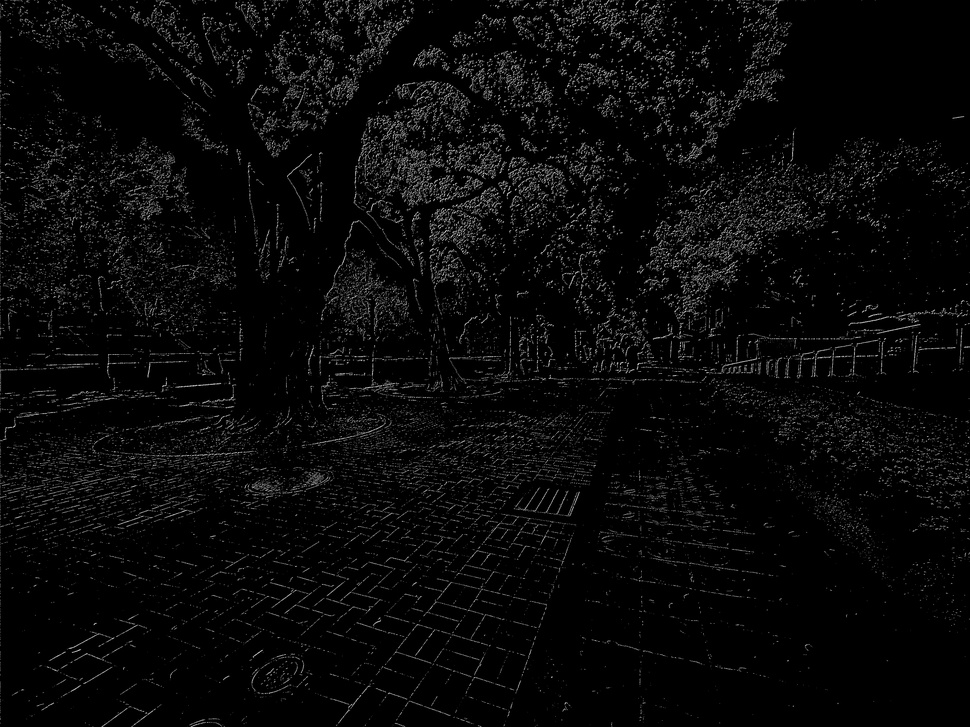
#> input picture D1149576_HW3/thresholding2.jpg, 970 x 727 px, shrunk from 4000 x 3000 before the run, found by its file name
$ python hough.py
#> lines starting #> are read from the running program, lines starting #| are printed output that depends on the picture; after the words box and inside, x2 and y2 are one past the last pixel; in counts of white or black regions, pixels touching at a corner belong together
import cv2 as cv;
import numpy as np;

def con(img,m,n,kernel,bias,padding):
    if(padding==1): #補白邊
        pad = np.zeros((m+(len(kernel[0])-1)*2,n+(len(kernel)-1)),np.uint8);        #創建一個空圖片(黑)

        for j in range(n+(len(kernel)-1)):                                          #填滿白色
            for i in range(m+(len(kernel[0])-1)*2):
                pad[i][j] = 255;

        for j in range(n+(len(kernel)-1)):                                          #將原本的圖片放到中間
            for i in range(m+(len(kernel[0])-1)):
                if((i<len(kernel[0])-1+m and i>=len(kernel[0])-1) and (j<len(kernel)-1+n and j>=len(kernel)-1)):
                    pad[i][j] = img[i-(len(kernel[0])-1)][j-(len(kernel)-1)];
    elif(padding==0):   #補黑邊
        pad = np.zeros((m+(len(kernel[0])-1)*2,n+(len(kernel)-1)),np.uint8);

        for j in range(n+(len(kernel)-1)):                                          #將原本的圖片放到中間
            for i in range(m+(len(kernel[0])-1)):
                if((i<len(kernel[0])-1+m and i>=len(kernel[0])-1) and (j<len(kernel)-1+n and j>=len(kernel)-1)):
                    pad[i][j] = img[i-(len(kernel[0])-1)][j-(len(kernel)-1)];
    else:
        pad = img;  #不補邊

    (x,y) = pad.shape;
    if(padding==1 or padding==0):   #如果有補邊則使用原圖片的長寬作為計算次數
        leng=m;
        wid=n;
    else:                           #若無則計算輸出圖片的大小作為計算次數
        leng=m-len(kernel[0])+1;
        wid=n-len(kernel)+1;

    Out = np.zeros((leng,wid),np.uint8);                                #創建輸出用的圖片
    for w_num in range(wid):                                            #寬的運行次數
        for l_num in range(leng):                                       #長的運行次數
            temp=0;                                                     #記錄點的數值
            for w in range(len(kernel)):                                #kernel的寬
                for l in range(len(kernel[w])):                         #kernel的長
                    temp += int(pad[l+l_num][w+w_num])*kernel[l][w];    #計算
            temp += bias;                                               #最後加上偏差值
            Out[l_num][w_num] = max(0, min(255, temp));                 #將範圍限制到0~255
    return Out;

def pool(img,size,stride,type):
    (x,y) = img.shape;                          #原圖片的長寬
    length = (x-size)//stride+1;                #計算縮小後的圖片長度
    width = (y-size)//stride+1;                 #計算縮小後的圖片寬度
    Out = np.zeros((length, width),np.uint8);   #建立輸出的圖片

    if(type==0):    #average pool
        for w_num in range(width):                                  #寬數量
            for l_num in range(length):                             #長數量
                temp=0;total=0;                                     #temp平均後給Out的值，total為加總
                for w in range(w_num*stride,w_num*stride+size):     #size要得寬度
                    for l in range(l_num*stride,l_num*stride+size): #size要的長度
                        if(w<y and l<x):                            #避免超出範圍
                            total += int(img[l][w]);                #加總
                temp = total//(size*size);                          #平均
                Out[l_num][w_num] = max(0, min(255, temp));         #將範圍限制到0~255
    else:   #max pool
        for w_num in range(width):
            for l_num in range(length):
                Fmax=0;
                for w in range(w_num*stride,w_num*stride+size):
                    for l in range(l_num*stride,l_num*stride+size):
                        if(Fmax<img[l][w] and w<y and l<x):
                            Fmax = img[l][w];
                Out[l_num][w_num] = max(0, min(255, Fmax));
    return Out;

def convolution(img,kernel):
    (m,n)=img.shape;
    pad = np.zeros((m+2, n+2), dtype=np.uint8);        #創建一個空圖片(黑)

    for j in range(n):                                          #將原本的圖片放到中間
        for i in range(m):
            pad[i+1][j+1] = img[i][j];

    Out = np.zeros((m, n), dtype=np.float64)
    for i in range(m):
        for j in range(n):
            temp=0;
            for w in range(len(kernel)):
                for l in range(len(kernel[w])):
                    temp += int(pad[i+l][j+w])*kernel[l][w];
            Out[i][j] = max(0, min(255, temp));
    return Out;

def sobel(img):
    vertical = [[-1,0,1],[-2,0,2],[-1,0,1]];
    horizontal = [[-1,-2,-1],[0,0,0],[1,2,1]];

    Gx = convolution(img,horizontal);
    Gy = convolution(img,vertical);
    M = np.sqrt(Gx**2+Gy**2);
    return M;

def nonMaximum(img):
    Out = np.zeros_like(img);
    (x,y)=img.shape;
    for i in range(1,x-1):
        for j in range(1,y-1):
            now = img[i][j];
            #0
            leftN = img[i-1][j];
            rightN = img[i+1][j];
            if(now<=leftN and now<=rightN):
                Out[i][j] = 0;
                continue;
            #45
            leftN = img[i-1][j-1];
            rightN = img[i+1][j+1];
            if(now<=leftN and now<=rightN):
                Out[i][j] = 0;
                continue;
            #90
            leftN = img[i][j-1];
            rightN = img[i][j+1];
            if(now<=leftN and now<=rightN):
                Out[i][j] = 0;
                continue;
            #135
            leftN = img[i-1][j+1];
            rightN = img[i+1][j-1];
            if(now<=leftN and now<=rightN):
                Out[i][j] = 0;
                continue;
            #finally
            Out[i][j]=now;
    return Out;

def thresholding(img):
    high = 250;
    low = 200;
    Out = np.zeros_like(img);
    (x,y)=img.shape;
    for i in range(x):
        for j in range(y):
            now = img[i][j];
            if(now>high): Out[i][j]=255;
            elif(now<low): Out[i][j]=0;
            else:
                for m in range(i-1,i+1):
                    for n in range(j-1,j+1):
                        if(m!=i and n!=i):
                            if(img[m][n]>high):
                                Out[i][j]=255;
                if(Out[i][j]!=255):
                    Out[i][j]=255;
    return Out;


def vote(img):
    max=0;
    (x,y)=img.shape;
    maxSize = int(np.sqrt(x**2+y**2));
    acc = np.zeros((maxSize*2,180),dtype=int);
    for i in range(x):
        for j in range(y):
            if(img[i][j]==255):
                for d in range(180):
                    r = d*3.14/180;
                    s = int(j*np.cos(r)+i*np.sin(r));
                    #print(s+maxSize,r);
                    acc[s+maxSize,d]+=1;
                    if(acc[s+maxSize,d]>max): max = acc[s+maxSize,d];
    return acc, max;

def findLine(img, acc, max):
    (x,y) = img.shape;
    maxSize = int(np.sqrt(x**2+y**2));
    threshold = max * 0.3;
    line=[];
    for i in range(maxSize*2):
        for j in range(180):
            #print(acc[i][j]);
            if(acc[i][j]>threshold):
                line.append([i-maxSize,j]);
    #print("Lines found:", line);
    #print(threshold);
    return line;


def drawLine(img, line):
    Out = np.copy(img);
    height, width, c = img.shape
    for rho, theta in line:
        #print("Drawing line with rho={",rho,"}, theta={",theta,"}")  # 添加打印语句
        r = theta*3.14/180;
        a = np.cos(r)
        b = np.sin(r)
        x0 = a * rho
        y0 = b * rho
        x1 = int(x0 + 10000 * (-b))
        y1 = int(y0 + 10000 * (a))
        x2 = int(x0 - 10000 * (-b))
        y2 = int(y0 - 10000 * (a))
        cv.line(Out, (x1, y1), (x2, y2), (0,0,255), 1)
    return Out;

def signName(img,name,m,n):
    (x1,y1)=name.shape;                     #簽名檔的長寬
    if(m>n): adjust = max(1,x1//(m//10));   #長邊較大則縮成原圖長邊的1/10
    else: adjust = max(1,y1//(n//10));      #寬邊較大則縮成原圖寬邊的1/10
    tempName = sobel(name);
    tempName = nonMaximum(tempName);
    tempName = thresholding(tempName);
    ad_name = pool(tempName,adjust,adjust,1);   #利用pool縮小
    (x2,y2)=ad_name.shape;                  #縮小後的長寬

    #print(ad_name);
    if (m - x2 >= 0) and (n - y2 >= 0):     #確保範圍正確
        for j in range(y2):
            for i in range(x2):
                if(ad_name[i][j]>30):
                    img[m-x2+i-10][n-y2+j-10][0]=0;
                    img[m-x2+i-10][n-y2+j-10][1]=255;
                    img[m-x2+i-10][n-y2+j-10][2]=0;
    return img;

gaussian = [[1/16,2/16,1/16],[2/16,4/16,2/16],[1/16,2/16,1/16]]; #gaussian filter

ori = cv.imread("DigitalImage/D1149576_HW3/thresholding2.jpg",0);
#> ori is the input picture: shape (727, 970); min 0, max 214, mean 9.2
rgb = cv.imread("DigitalImage/D1149576_HW3/oritest2.jpg");
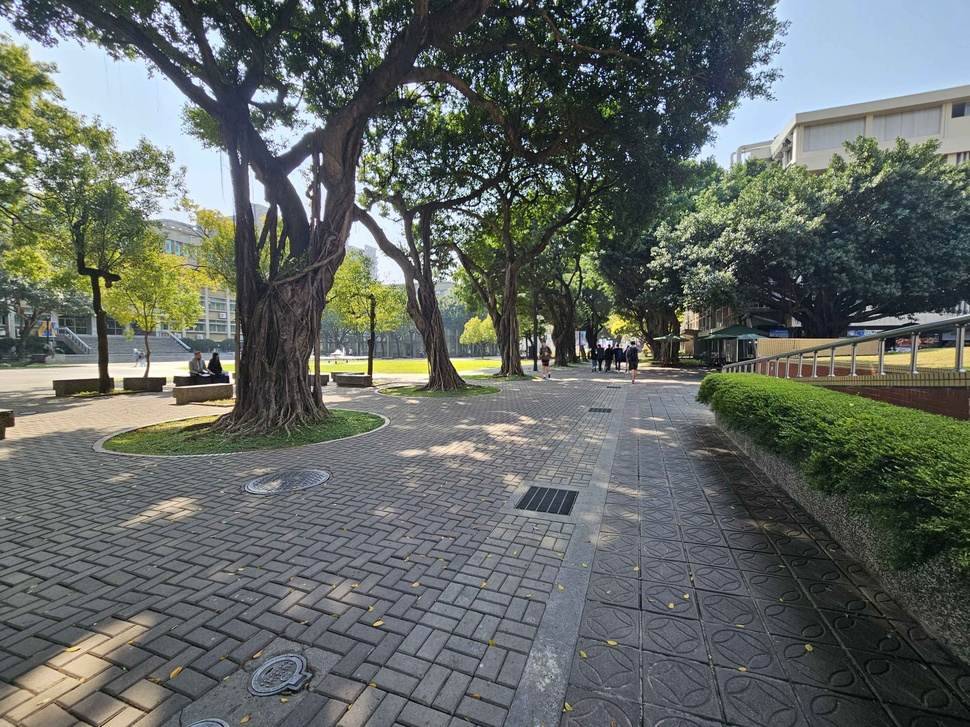
#> input picture D1149576_HW3/oritest2.jpg, 970 x 727 px, shrunk from 4000 x 3000 before the run, found by its file name
#> rgb is the input picture: shape (727, 970, 3); mean B, G, R 99.4, 104.2, 97.7
name = cv.imread("DigitalImage/D1149576_HW3/name.jpg",0);
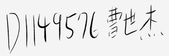
#> input picture D1149576_HW3/name.jpg, 169 x 56 px, shrunk from 698 x 231 before the run, found by its file name
#> name is the input picture: shape (56, 169); min 0, max 255, mean 231.3
(x,y)=ori.shape;
#> x = 727; y = 970
# [5 lines of commented-out code are left out]
acc,m = vote(ori);
#> after the loop in vote, `for i in range(x):`: acc: shape (2424, 180) int64; every value is 0
#> m = 0
line = findLine(ori,acc,m);
#> line = []
temp = drawLine(rgb,line);
temp = signName(temp,name,x,y);
#> after the loop in convolution, `for j in range(n):`:
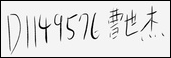
#> pad: shape (58, 171); min 0, max 255, mean 220.7
#> after the loop in convolution (call 2), `for i in range(m):`:
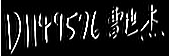
#> Out: shape (56, 169) float64; min 0, max 255, mean 27.9
#> in sobel, `M = np.sqrt(Gx**2+Gy**2);`:
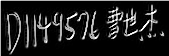
#> M: shape (56, 169) float64; min 0, max 360.6, mean 43; drawn with min black and max white
#> after the loop in nonMaximum, `for i in range(1,x-1):`:
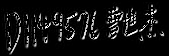
#> Out: shape (56, 169) float64; min 0, max 360.6, mean 25.8; drawn with min black and max white
#> after the loop in thresholding, `for i in range(x):`:
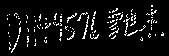
#> Out: shape (56, 169) float64; 6.7% white in thin lines or dots, all inside (x1, y1, x2, y2) = (7, 5, 164, 53)
cv.imwrite("DigitalImage/D1149576_HW3/finish2.jpg",temp);
